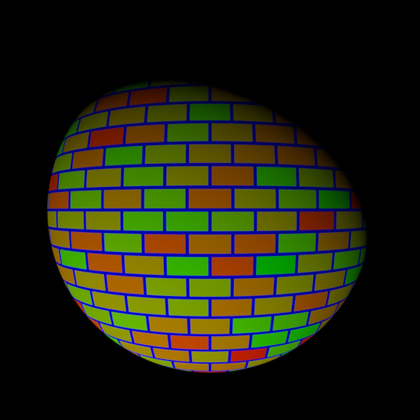
%> input picture Lab1_Photometric_Color/photometric/photometrics_images/SphereColor/Sphere_-0.5_-1.0.png, 420 x 420 px, shrunk from 512 x 512 before the run; its folder holds only this picture in this run
$ octave photometric_stereo.m   (GNU Octave 9; MATLAB toolbox functions it lacks are replaced by stand-ins)
%> lines starting %> are read from the running program, lines starting %| are printed output that depends on the picture
### Lab1_Photometric_Color/photometric/load_syn_images.m
function [ image_stack, scriptV ] = load_syn_images( image_dir, channel )
%> called with channel = 1
%LOAD_SYN_IMAGES read from directory image_dir all files with extension png
%   image_dir: path to the image directory
%   nchannel: the image channel to be loaded, default = 1
%
%   image_stack: all images stacked along the 3rd channel
%   scriptV: light directions

files = dir(fullfile(image_dir, '*.png'));
nfiles = length(files);

if nargin == 1
    channel = 1;
end

image_stack = 0;
V = 0;
Z = 0.5;

for i = 1:nfiles

    % read input image
    im = imread(fullfile(image_dir, files(i).name));
%> im is the input picture: size 420x420x3 uint8; mean R, G, B 31.1, 32.6, 15.2
    im = im(:, :, channel);
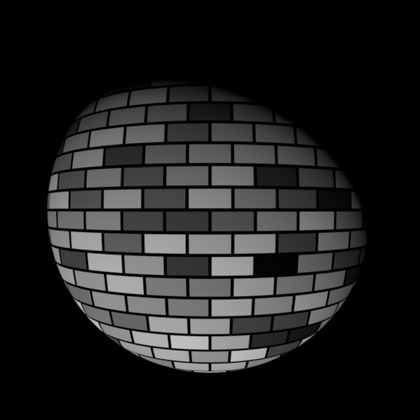
%> im: size 420x420 uint8; min 0, max 201, mean 31.1

    % stack at third dimension
    if image_stack == 0
        [h, w] = size(im);
%> h = 420; w = 420
        fprintf('Image size (HxW): %dx%d\n', h, w);
%| Image size (HxW): 420x420
        image_stack = zeros(h, w, nfiles, 'uint8');
        V = zeros(nfiles, 3, 'double');
    end

    image_stack(:, :, i) = im;

    % read light direction from image name
    name = files(i).name(8:end);
    m = strfind(name,'_')-1;
    X = str2double(name(1:m));
    n = strfind(name,'.png')-1;
    Y = str2double(name(m+2:n));
    V(i, :) = [X, Y, Z];
end

% normalization
min_val = double(min(image_stack(:)));
%> min_val = 0
max_val = double(max(image_stack(:)));
%> max_val = 201
image_stack = (double(image_stack) - min_val) / (max_val - min_val);
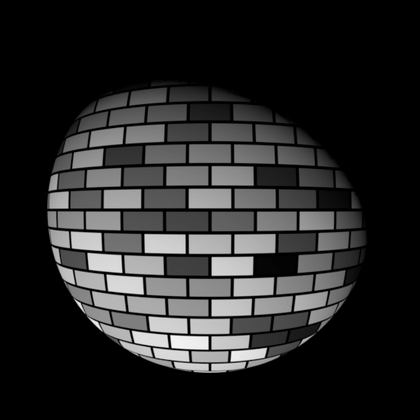
%> image_stack: size 420x420 double; min 0, max 1, mean 0.155

normV = sqrt(sum(V.^2, 2));
scriptV = bsxfun(@rdivide, V, normV);

end

### Lab1_Photometric_Color/photometric/estimate_alb_nrm.m
function [ albedo, normal ] = estimate_alb_nrm( image_stack, scriptV, shadow_trick)
%COMPUTE_SURFACE_GRADIENT compute the gradient of the surface
%   image_stack : the images of the desired surface stacked up on the 3rd
%   dimension
%   scriptV : matrix V (in the algorithm) of source and camera information
%   shadow_trick: (true/false) whether or not to use shadow trick in solving
%   	linear equations
%   albedo : the surface albedo
%   normal : the surface normal


[h, w, z] = size(image_stack);

if nargin == 2
    shadow_trick = true;
end
% create arrays for
%   albedo (1 channel)
%   normal (3 channels)

albedo = zeros(h, w, 1);
normal = zeros(h, w, 3);


% =========================================================================
% YOUR CODE GOES HERE
% for each point in the image array
%   stack image values into a vector i
%   construct the diagonal matrix scriptI
%   solve scriptI * scriptV * g = scriptI * i to obtain g for this point
%   albedo at this point is |g|
%   normal at this point is g / |g|

for x = 1:h
    for y = 1:w
        I = [];
        for i = 1:z
             I = [I, image_stack(x,y,i)];
        end
        scriptI = diag(I);
        if shadow_trick
            rightside = scriptI * I.';
            leftside = scriptI * scriptV;
        else
            rightside = I.';
            leftside = scriptV;
        end
        g = mldivide(leftside, rightside);
        albedo(x,y) = norm(g);
        if norm(g) == 0
            normal(x,y,:) = g;
        else
            normal(x,y,:) = g / norm(g);
        end
    end
end
%
% imshow(albedo)
% =========================================================================

end

### Lab1_Photometric_Color/photometric/check_integrability.m
function [ p, q, SE ] = check_integrability( normals )
%CHECK_INTEGRABILITY check the surface gradient is acceptable
%   normals: normal image
%   p : df / dx
%   q : df / dy
%   SE : Squared Errors of the 2 second derivatives

% ========================================================================
% YOUR CODE GOES HERE
% Compute p and q, where
% p measures value of df / dx
% q measures value of df / dy


% ========================================================================

a = normals(:,:,1);
b = normals(:,:,2);
c = normals(:,:,3);

p = a./c;
q = b./c;

p(isnan(p)) = 0;
q(isnan(q)) = 0;

% ========================================================================
% YOUR CODE GOES HERE
% approximate second derivate by neighbor difference
% and compute the Squared Errors SE of the 2 second derivatives SE
SE = sqrt((diff(p) - diff(q)).^2);
% ========================================================================


end

### Lab1_Photometric_Color/photometric/photometric_stereo.m
close all
clear all
clc

disp('Part 1: Photometric Stereo')

% obtain many images in a fixed view under different illumination
disp('Loading images...')
image_dir = '~/Github/CV1/Lab1_Photometric_Color/photometric/photometrics_images/SphereColor/';   % TODO: get the path of the script
%image_ext = '*.png';

% Change channels to 3 for RGB images
channels = 3;
albedo = 0;
normals = 0;

% Retrieve all images and compute the albedo and normals, done seperately
% for RGB images.
for i = 1:channels
    [image_stack, scriptV] = load_syn_images(image_dir, i);
%> scriptV = [-0.408 -0.816 0.408]
    [h, w, n] = size(image_stack);
%> h = 420; w = 420; n = 1
    % Create albedo and normal channels for RGB images
    if albedo == 0 & channels > 1
        albedo = zeros(h,w,channels);
        normals = zeros(h,w,3,channels);
    end
    fprintf('Finish loading %d images.\n\n', n);
%| Finish loading 1 images.
    disp('Computing surface albedo and normal map...')
    % compute the surface gradient from the stack of imgs and light source mat
    [albedo_n, normals_n] = estimate_alb_nrm(image_stack, scriptV);
%> after the loop in estimate_alb_nrm, `for x = 1:h`:
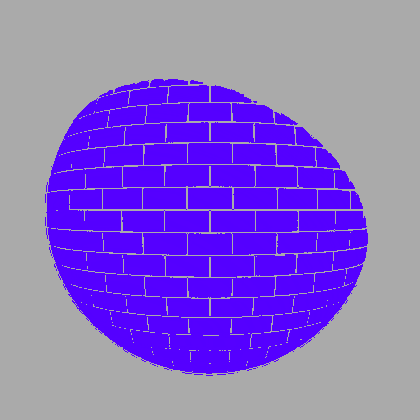
%> normal: size 420x420x3 double; mean R, G, B -0.156, -0.312, 0.156; drawn with min black and max white
%> after the loop in estimate_alb_nrm, `for x = 1:h`: leftside = [0 0 0]; rightside = 0
    % Assign albedo and normals based on channel number
    if channels > 1
       albedo(:, :, i) = albedo_n;
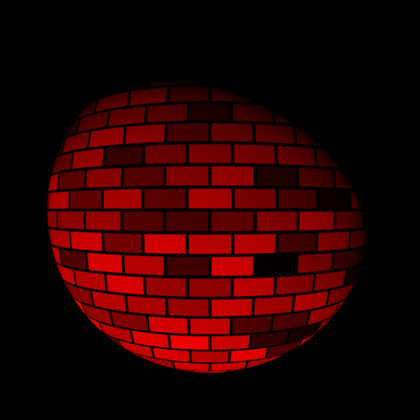
%> albedo: size 420x420x3 double; mean R, G, B 0.155, 0, 0
       normals(:,:,:,i) = normals_n;
    else
        albedo = albedo_n;
        normals = normals_n;
    end
end

%% integrability check: is (dp / dy  -  dq / dx) ^ 2 small everywhere?
p = 0;
q = 0;
SE = 0;
for i = 1:channels
    threshold = 0.05;

    if channels > 1
        % Compute p, q and SE for RGB images
        if p == 0
            p = zeros(h, w, channels);
            q = zeros(h, w, channels);
            SE = zeros(h, w, channels);
        end
        disp('Integrability checking')
        [p_n, q_n, SE_n] = check_integrability(normals(:,:,:, i));
        SE_n(SE_n <= threshold) = NaN; % for good visualization
        fprintf('Number of outliers: %d\n\n', sum(sum(SE_n > threshold)));
        p(:,:,i) = p_n;
        q(:,:,i) = q_n;
%> (the run ends here)
